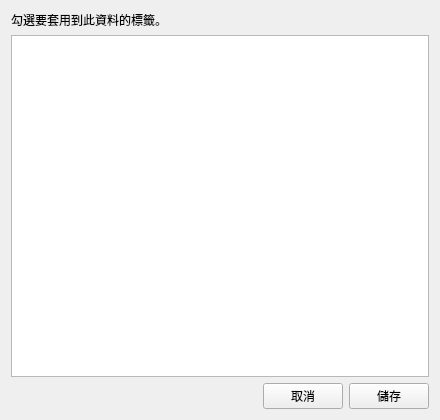
<?xml version="1.0" encoding="UTF-8"?>
<ui version="4.0">
 <class>customerTagsDialogContent</class>
 <widget class="QWidget" name="customerTagsDialogContent">
  <property name="geometry">
   <rect>
    <x>0</x>
    <y>0</y>
    <width>440</width>
    <height>420</height>
   </rect>
  </property>
  <property name="windowTitle">
   <string>設定資料標籤</string>
  </property>
  <property name="dialogSize" stdset="0">
   <size>
    <width>440</width>
    <height>420</height>
   </size>
  </property>
  <layout class="QVBoxLayout" name="customerTagsLayout" stretch="0,1,0">
   <property name="spacing">
    <number>6</number>
   </property>
   <property name="leftMargin">
    <number>11</number>
   </property>
   <property name="topMargin">
    <number>11</number>
   </property>
   <property name="rightMargin">
    <number>11</number>
   </property>
   <property name="bottomMargin">
    <number>11</number>
   </property>
   <item>
    <widget class="QLabel" name="promptLabel">
     <property name="text">
      <string>勾選要套用到此資料的標籤。</string>
     </property>
     <property name="wordWrap">
      <bool>true</bool>
     </property>
    </widget>
   </item>
   <item>
    <widget class="ListWidget" name="tagsList" />
   </item>
   <item>
    <layout class="QHBoxLayout" name="buttonRow" stretch="1,0,0">
     <property name="spacing">
      <number>6</number>
     </property>
     <property name="leftMargin">
      <number>0</number>
     </property>
     <property name="topMargin">
      <number>0</number>
     </property>
     <property name="rightMargin">
      <number>0</number>
     </property>
     <property name="bottomMargin">
      <number>0</number>
     </property>
     <item>
      <spacer name="buttonRowSpacer">
       <property name="orientation">
        <enum>Qt::Horizontal</enum>
       </property>
       <property name="sizeHint" stdset="0">
        <size>
         <width>0</width>
         <height>0</height>
        </size>
       </property>
      </spacer>
     </item>
     <item>
      <widget class="PushButton" name="cancelButton">
       <property name="text">
        <string>取消</string>
       </property>
      </widget>
     </item>
     <item>
      <widget class="PrimaryPushButton" name="saveButton">
       <property name="text">
        <string>儲存</string>
       </property>
      </widget>
     </item>
    </layout>
   </item>
  </layout>
 </widget>
 <customwidgets>
 <customwidget>
  <class>ListWidget</class>
  <extends>QListWidget</extends>
  <header>qfluentwidgets</header>
 </customwidget>
 <customwidget>
  <class>PrimaryPushButton</class>
  <extends>QPushButton</extends>
  <header>qfluentwidgets</header>
 </customwidget>
 <customwidget>
  <class>PushButton</class>
  <extends>QPushButton</extends>
  <header>qfluentwidgets</header>
 </customwidget>
 </customwidgets>
 <resources />
 <connections />
</ui>
